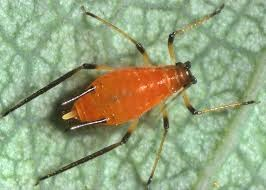
#> input picture JTDeepNet/aphid_train.jpg, 266 x 190 px
$ python random_utils.py
#> lines starting #> are read from the running program, lines starting #| are printed output that depends on the picture

#================================================================
#
#   File name   : random_utils.py
#   Author      : Josiah Tan
#   Created date: 23/06/2020
#   Description : Contains functions, but not sure where to put them tbh
#
#================================================================

#================================================================

import numpy as np
import matplotlib.pyplot as plt
from math import floor
# [101 lines left out: functions feature_norm, plot_decision_boundary, random_mini_batches, not called in this run]
"""
if __name__ == "__main__":
    np.random.seed(1)
    mini_batch_size = 64
    X = np.random.randn(12288, 148)
    Y = np.random.randn(1, 148) < 0.5
    mini_batches = random_mini_batches(X, Y, mini_batch_size)

    print ("shape of the 1st mini_batch_X: " + str(mini_batches[0][0].shape))
    print ("shape of the 2nd mini_batch_X: " + str(mini_batches[1][0].shape))
    print ("shape of the 3rd mini_batch_X: " + str(mini_batches[2][0].shape))
    print ("shape of the 1st mini_batch_Y: " + str(mini_batches[0][1].shape))
    print ("shape of the 2nd mini_batch_Y: " + str(mini_batches[1][1].shape))
    print ("shape of the 3rd mini_batch_Y: " + str(mini_batches[2][1].shape))
    print ("mini batch sanity check: " + str(mini_batches[0][0][0][0:3]))
"""

def mini_batch_generator(X, Y, mini_batch_size = 64, seed = 0):
    """
    Creates a list of random minibatches from (X, Y)

    Arguments:
    X -- input data, of shape (input size, number of examples)
    Y -- true "label" vector (1 for blue dot / 0 for red dot), of shape (1, number of examples)
    mini_batch_size -- size of the mini-batches, integer

    yields:
    mini_batche -- tuple of synchronous (mini_batch_X, mini_batch_Y)

    Note:
    Shuffling and Partitioning are the two steps required to build mini-batches
    Powers of two are often chosen to be the mini-batch size, e.g., 16, 32, 64, 128.
    """

    np.random.seed(seed)            # To make your "random" minibatches the same as ours
    m = X.shape[1]                  # number of training examples
    mini_batches = []

    assert Y.shape[1] == m
    # Step 1: Shuffle (X, Y)
    permutation = list(np.random.permutation(m))
    shuffled_X = X[:, permutation]
    shuffled_Y = Y[:, permutation]

    # Step 2: Partition (shuffled_X, shuffled_Y). Minus the end case.
    num_complete_minibatches = floor(m/mini_batch_size) # number of mini batches of size mini_batch_size in your partitionning
    for k in range(0, num_complete_minibatches):
        ### START CODE HERE ### (approx. 2 lines)
        mini_batch_X = shuffled_X[:, k*mini_batch_size : (k+1)*mini_batch_size]
        mini_batch_Y = shuffled_Y[:, k*mini_batch_size : (k+1)*mini_batch_size]
        ### END CODE HERE ###
        yield (mini_batch_X, mini_batch_Y)


    # Handling the end case (last mini-batch < mini_batch_size)
    if m % mini_batch_size != 0:
        ### START CODE HERE ### (approx. 2 lines)
        mini_batch_X = shuffled_X[:, num_complete_minibatches*mini_batch_size:]
        mini_batch_Y = shuffled_Y[:, num_complete_minibatches*mini_batch_size:]
        ### END CODE HERE ###
        yield (mini_batch_X, mini_batch_Y)

if __name__ == "__main__":
    np.random.seed(1)
    mini_batch_size = 64
    X = np.random.randn(12288, 148)
    Y = np.random.randn(1, 148) < 0.5
    for mini_batch in mini_batch_generator(X, Y, mini_batch_size):

        print ("shape of mini_batch_X: " + str(mini_batch[0].shape))
        print ("shape of mini_batch_Y: " + str(mini_batch[1].shape))
        #print (f"mini_batch_X {mini_batch[0]}")
        #print (f"mini_batch_Y {mini_batch[1]}")

def image_resize(raw_image, dimensions, method = "nearest neighbour"):
    """
    parameters -- raw_image - a numpy array of size y, x, n or y,x
               -- dimensions - a tuple containing the resized dimensions
                             - example: (416, 416, 3) or (150, 150)
               -- method - method of resizing
    """
    resized_image = np.array(Image.fromarray(raw_image).resize((dimensions[1],dimensions[0]))) # resize image - nearest neighbour technique
    return resized_image

def flip_horizontal(x):
    # x.shape = (height, width, channels) or (height, width)
    assert len(x.shape) >= 2
    #print(x.shape)
    x_inv = x[:,::-1]
    #print(x_inv.shape)
    assert x.shape == x_inv.shape
    return x_inv


def flip_left_right(y):
    # sample: y = np.array([1,0,1,0])
    if np.array_equal(y, np.array([1,0,1,0])):
        return np.array([0,1,1,0])
    elif np.array_equal(y, np.array([0,1,1,0])):
        return np.array([1,0,1,0])

def sim_data_inversion_Y(X, Y):
    X_inv = []
    Y_inv = []
    assert X.shape[0] == Y.shape[0]
    assert Y.shape[1] == 4
    count = []
    for img_index in range(Y.shape[0]):
        x = X[img_index]

        y = Y[img_index]
        y_inv = flip_left_right(y)
        if y_inv is None:
            continue
        x_inv = flip_horizontal(x)
        X_inv.append(x_inv)
        Y_inv.append(y_inv)
        count.append(img_index)
    return (np.array(X_inv), np.array(Y_inv), count)

if __name__ == "__main__":
    from PIL import Image
    X1 = np.expand_dims(image_resize(plt.imread("aphid_train.jpg"),(100,100)), axis = 0)
#> in image_resize, raw_image is the input picture: shape (190, 266, 3); mean R, G, B 149.7, 164.6, 127.3
    X2 = np.expand_dims(image_resize(plt.imread("aphid_backyard.jpg"),(100,100)), axis = 0)
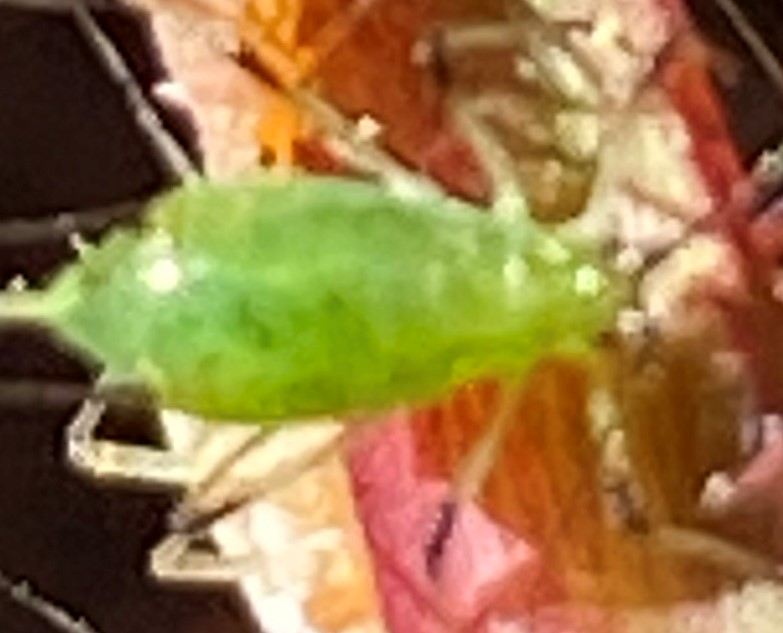
#> input picture JTDeepNet/aphid_backyard.jpg, 783 x 633 px
#> call 2 of image_resize, with dimensions = (100, 100), method = 'nearest neighbour'
#> in image_resize (call 2), `resized_image = np.array(Image.fromarray(raw_image).resize((dimensions..`:
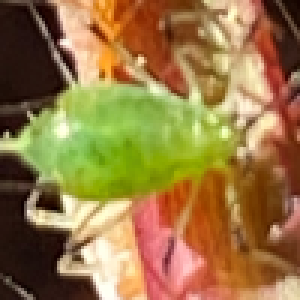
#> resized_image: shape (100, 100, 3) (shown 3 times larger); mean R, G, B 151.9, 119.9, 68.2
#> in image_resize, raw_image is the input picture: shape (633, 783, 3); mean R, G, B 151.9, 119.9, 68.2
    X3 = np.expand_dims(image_resize(plt.imread("aphid_test.jpg"),(100,100)), axis = 0)
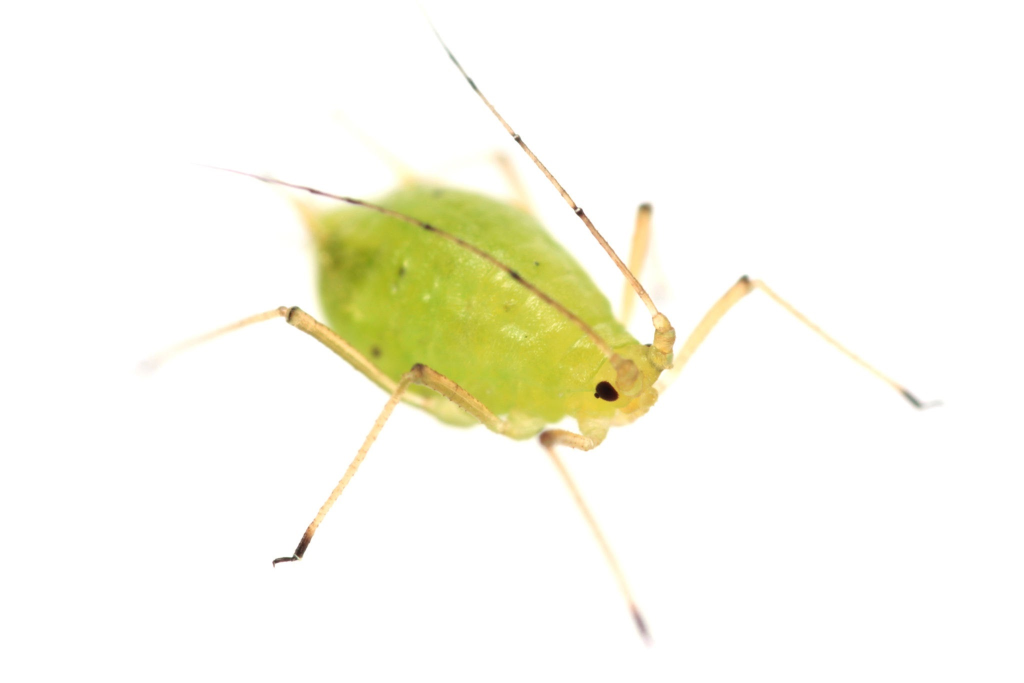
#> input picture JTDeepNet/aphid_test.jpg, 2048 x 1366 px (shown at 1/2 size)
#> in image_resize, raw_image is the input picture: shape (1366, 2048, 3); mean R, G, B 249.3, 248.6, 236.7
    X4 = np.expand_dims(image_resize(plt.imread("aphid_test_2.jpg"),(100,100)), axis = 0)
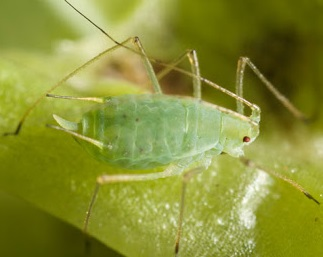
#> input picture JTDeepNet/aphid_test_2.jpg, 323 x 257 px
#> call 4 of image_resize, with dimensions = (100, 100), method = 'nearest neighbour'
#> in image_resize (call 4), `resized_image = np.array(Image.fromarray(raw_image).resize((dimensions..`:
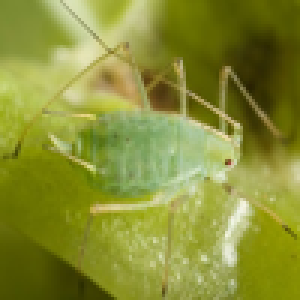
#> resized_image: shape (100, 100, 3) (shown 3 times larger); mean R, G, B 137, 143.4, 53.8
#> in image_resize, raw_image is the input picture: shape (257, 323, 3); mean R, G, B 137, 143.4, 53.8
    X = np.concatenate((X1, X2, X3, X4), axis = 0)
    Y = np.array([[1,0,1,0], [0,1,1,0], [0,1,1,0],[1,0,1,0]])
    X_inv, Y_inv = sim_data_inversion_Y(X, Y)
#> the loop in sim_data_inversion_Y, `for img_index in range(Y.shape[0]):` made 4 passes
#> pass 1, in flip_horizontal, `x_inv = x[:,::-1]`:
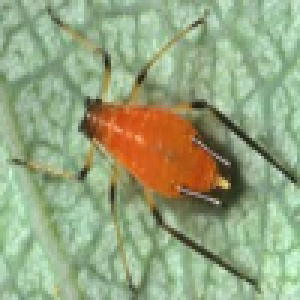
#> x_inv: shape (100, 100, 3) (shown 3 times larger); mean of channels 0, 1, 2 149.7, 164.6, 127.3; drawn as R, G, B
#> pass 3, in flip_horizontal (call 3), `x_inv = x[:,::-1]`:
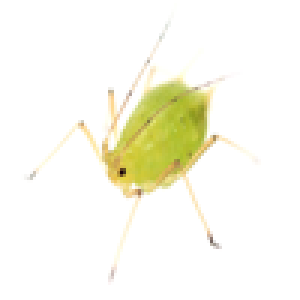
#> x_inv: shape (100, 100, 3) (shown 3 times larger); mean of channels 0, 1, 2 249.2, 248.6, 236.7; drawn as R, G, B
#> after the loop in sim_data_inversion_Y, `for img_index in range(Y.shape[0]):`: X_inv = 4 items; Y_inv = [[0, 1, 1, 0], [1, 0, 1, 0], [1, 0, 1, 0], [0, 1, 1, 0]]; count = [0, 1, 2, 3]
#> (the run stopped early here; a loop or call above may not have finished)
